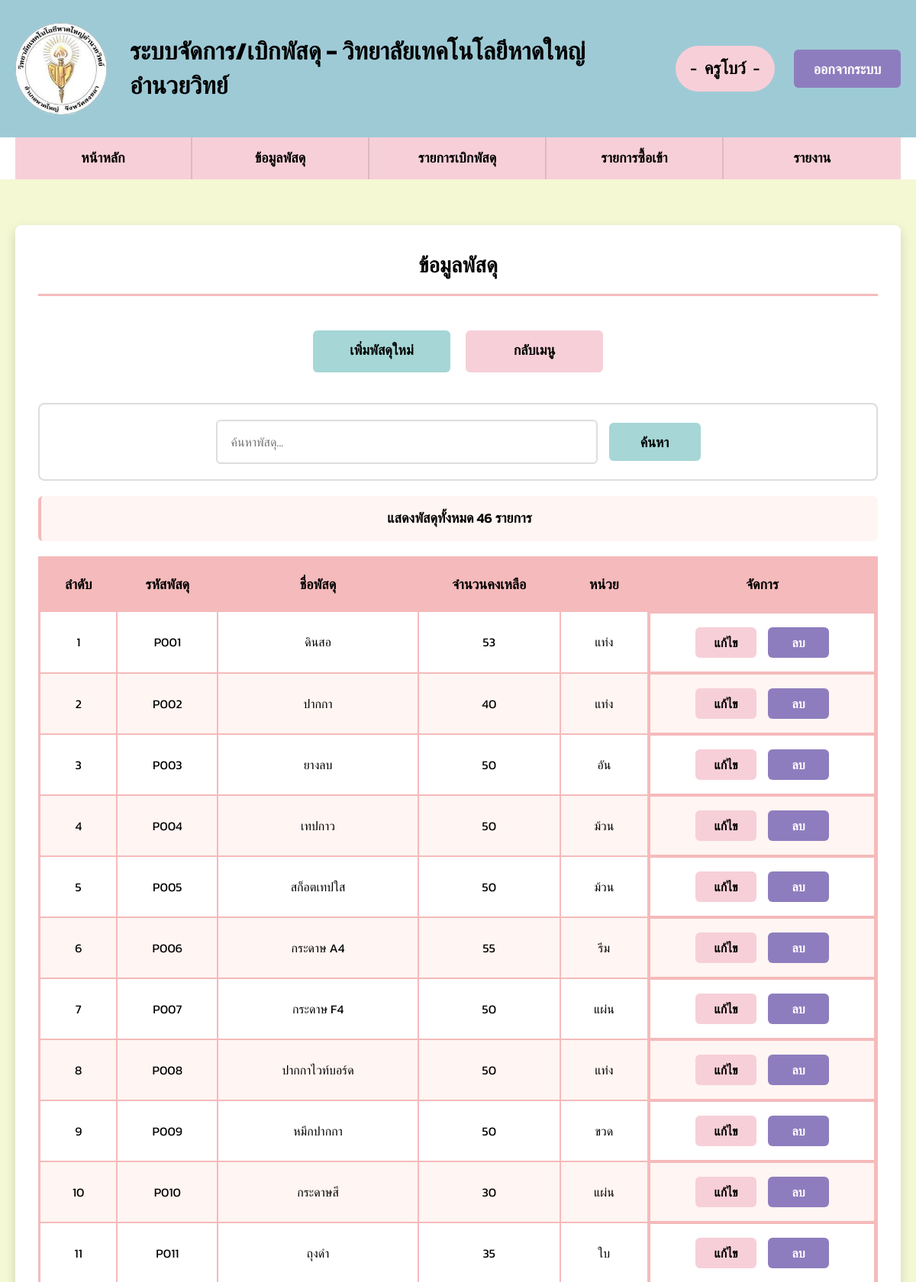
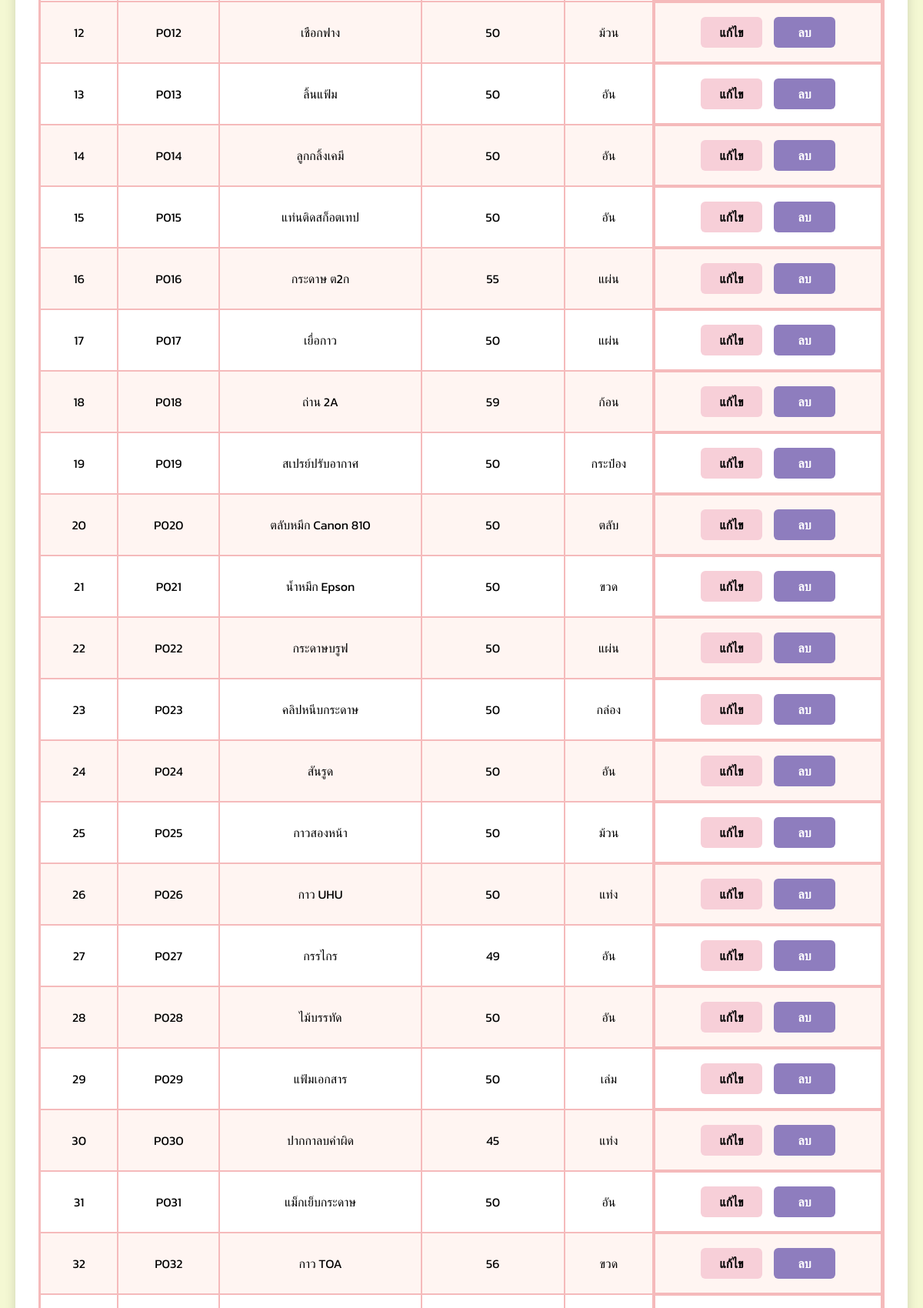
Screenshot of /item.php (signed in, upper part) with the database file from the repository (2 pictures, top to bottom).
### tables this page shows
CREATE TABLE `item` (
  `Item_ID` varchar(5) NOT NULL COMMENT 'รหัสพัสดุ',
  `Item_Name` varchar(30) NOT NULL COMMENT 'ชื่อพัสดุ',
  `Unit` varchar(20) NOT NULL COMMENT 'หน่วยนับ',
  `Item_Total` int(5) NOT NULL COMMENT 'ยอดคงเหลือ'
);

### item.php (the view, shortened to what this page needs)
<?php
require_once 'config.php';
$search = isset($_GET['search']) ? trim($_GET['search']) : '';
$items = [];
$highlight_item_id = null;
try {
    if (!empty($search)) {
        $stmt = $conn->prepare("SELECT * FROM item WHERE Item_Name LIKE :search ORDER BY Item_ID");
        $stmt->execute([':search' => '%' . $search . '%']);
        $items = $stmt->fetchAll(PDO::FETCH_ASSOC);
    } else {
        $stmt = $conn->prepare("SELECT * FROM item ORDER BY Item_ID");
        $stmt->execute();
        $items = $stmt->fetchAll(PDO::FETCH_ASSOC);
    }
} catch(PDOException $e) {
    $error = "เกิดข้อผิดพลาดในการดึงข้อมูล";
}
require_once 'header.php';
?>
<div class="table-container">
    <h2 class="table-title">ข้อมูลพัสดุ</h2>
    <div class="button-container">
        <a href="add_item.php" class="add-form-btn">เพิ่มพัสดุใหม่</a>
        <a href="dashboard.php" class="back-btn">กลับเมนู</a>
    </div>
    <div class="search-container">
        <form method="GET" action="item.php" class="search-form">
            <input type="text" name="search" placeholder="ค้นหาพัสดุ..." value="<?php echo htmlspecialchars($search); ?>" class="search-input">
            <button type="submit" class="search-btn">ค้นหา</button>
        </form>
    </div>
    <?php if (count($items) > 0): ?>
        <div class="search-results-info">
            <?php echo !empty($search) ? "พบ " . count($items) . " รายการ" : "แสดงพัสดุทั้งหมด " . count($items) . " รายการ"; ?>
        </div>
        <table class="data-table">
            <thead>
                <tr>
                    <th>ลำดับ</th>
                    <th>รหัสพัสดุ</th>
                    <th>ชื่อพัสดุ</th>
                    <th>จำนวนคงเหลือ</th>
                    <th>หน่วย</th>
                    <th>จัดการ</th>
                </tr>
            </thead>
            <tbody>
                <?php foreach ($items as $index => $item): ?>
    <tr class="<?php echo ($highlight_item_id == $item['Item_ID']) ? 'highlight-row' : ''; ?>">
        <td><?php echo $index + 1; ?></td>
                        <td><?php echo htmlspecialchars($item['Item_ID']); ?></td>
                        <td><?php echo htmlspecialchars($item['Item_Name']); ?></td>
                        <td><?php echo htmlspecialchars($item['Item_Total']); ?></td>
                        <td><?php echo htmlspecialchars($item['Unit']); ?></td>
                        <td class="management-buttons">
                            <a href="edit_item.php?item_id=<?php echo htmlspecialchars($item['Item_ID']); ?>" class="edit-btn">แก้ไข</a>
                            <a href="item_delete.php?id=<?php echo urlencode($item['Item_ID']); ?>" class="delete-btn" onclick="return confirm('ยืนยันการลบพัสดุนี้?')">ลบ</a>
                        </td>
                    </tr>
                <?php endforeach; ?>
            </tbody>
        </table>
    <?php endif; ?>
</div>
<?php require_once 'footer.php'; ?>

### style.css (style rules this page uses)
* { margin: 0; padding: 0; box-sizing: border-box; font-family: "Kanit", sans-serif; }
body { background-color: #F4F8D3; color: #000000; display: flex; flex-direction: column; min-height: 100vh; line-height: 1.6; font-size: 16px; }
.add-form-btn { display: inline-block; padding: 12px 30px; background-color: #A6D6D6; color: #000000; border: none; border-radius: 6px; cursor: pointer; font-size: 18px; text-align: center; text-decoration: none; font-weight: 600; min-width: 180px; height: 55px; transition: all 0.3s; }
.back-btn { display: inline-block; padding: 12px 30px; background-color: #F7CFD8; color: #000000; border: none; border-radius: 6px; cursor: pointer; font-size: 18px; text-align: center; text-decoration: none; font-weight: 600; min-width: 180px; height: 55px; transition: all 0.3s; }
.edit-btn { background-color: #F7CFD8; color: #000000; padding: 8px 20px; border: none; border-radius: 6px; cursor: pointer; font-size: 16px; text-decoration: none; font-weight: 600; min-width: 80px; height: 40px; transition: all 0.3s; }
.delete-btn { background-color: #8E7DBE; color: #FFFFFF; padding: 8px 20px; border: none; border-radius: 6px; cursor: pointer; font-size: 16px; text-decoration: none; font-weight: 600; min-width: 80px; height: 40px; transition: all 0.3s; }
.search-btn { padding: 12px 25px; background-color: #A6D6D6; color: #000000; border: none; border-radius: 6px; cursor: pointer; font-size: 18px; font-weight: 600; min-width: 120px; height: 50px; transition: all 0.3s; }
.button-container { text-align: center; margin: 20px 0; padding: 20px; display: flex; justify-content: center; align-items: center; gap: 20px; flex-wrap: wrap; }
.management-buttons { display: flex; gap: 15px; justify-content: center; align-items: center; }
.table-container { background-color: #FFFFFF; border-radius: 8px; padding: 30px; box-shadow: 0 6px 15px rgba(0,0,0,0.15); width: 100%; max-width: 1600px; margin: 30px auto; overflow-x: visible !important; }
.table-title { text-align: center; margin-bottom: 25px; padding-bottom: 15px; border-bottom: 3px solid #F5BABB; color: #000000; font-size: 28px; font-weight: 700; }
.data-table { width: 100%; border-collapse: collapse; margin: 15px 0; border: 3px solid #F5BABB; font-size: 16px; min-width: 1000px; }
.data-table th, .data-table td { padding: 18px; text-align: center; border: 2px solid #F5BABB; color: #000000; vertical-align: middle; font-size: 16px; }
.data-table th { background-color: #F5BABB; color: #000000; font-weight: 700; font-size: 18px; padding: 20px 18px; }
.data-table tr:nth-child(even) { background-color: #FFF5F2; }
.search-container { text-align: center; margin: 20px auto; padding: 20px; background-color: #FFFFFF; border-radius: 8px; border: 2px solid #DDDDDD; max-width: 1600px; width: 100%; }
.search-form { display: flex; justify-content: center; align-items: center; gap: 15px; max-width: 700px; margin: 0 auto; }
.search-input { flex: 1; max-width: 500px; padding: 15px 18px; border: 2px solid #DDDDDD; border-radius: 6px; font-size: 16px; min-height: 50px; }
.search-results-info { background-color: #FFF5F2; padding: 15px; border-radius: 6px; margin-bottom: 20px; border-left: 4px solid #F5BABB; font-size: 18px; color: #000000; text-align: center; font-weight: 600; }
@media (max-width: 1920px) { .table-container { max-width: 1500px; } }

### rows the page displays
item: Item_ID "P001", Item_Name "ดินสอ", Item_Total "53", Unit "แท่ง"
item: Item_ID "P002", Item_Name "ปากกา", Item_Total "40", Unit "แท่ง"
item: Item_ID "P003", Item_Name "ยางลบ", Item_Total "50", Unit "อัน"
item: Item_ID "P004", Item_Name "เทปกาว", Item_Total "50", Unit "ม้วน"
item: Item_ID "P005", Item_Name "สก็อตเทปใส", Item_Total "50", Unit "ม้วน"
item: Item_ID "P006", Item_Name "กระดาษ A4", Item_Total "55", Unit "รีม"
item: Item_ID "P007", Item_Name "กระดาษ F4", Item_Total "50", Unit "แผ่น"
item: Item_ID "P008", Item_Name "ปากกาไวท์บอร์ด", Item_Total "50", Unit "แท่ง"
item: Item_ID "P009", Item_Name "หมึกปากกา", Item_Total "50", Unit "ขวด"
item: Item_ID "P010", Item_Name "กระดาษสี", Item_Total "30", Unit "แผ่น"
item: Item_ID "P011", Item_Name "ถุงดำ", Item_Total "35", Unit "ใบ"
item: Item_ID "P012", Item_Name "เชือกฟาง", Item_Total "50", Unit "ม้วน"
item: Item_ID "P013", Item_Name "ลิ้นแฟ้ม", Item_Total "50", Unit "อัน"
item: Item_ID "P014", Item_Name "ลูกกลิ้งเคมี", Item_Total "50", Unit "อัน"
item: Item_ID "P015", Item_Name "แท่นติดสก็อตเทป", Item_Total "50", Unit "อัน"
item: Item_ID "P016", Item_Name "กระดาษ ต2ก", Item_Total "55", Unit "แผ่น"
item: Item_ID "P017", Item_Name "เยื่อกาว", Item_Total "50", Unit "แผ่น"
item: Item_ID "P018", Item_Name "ถ่าน 2A", Item_Total "59", Unit "ก้อน"
item: Item_ID "P019", Item_Name "สเปรย์ปรับอากาศ", Item_Total "50", Unit "กระป๋อง"
item: Item_ID "P020", Item_Name "ตลับหมึก Canon 810", Item_Total "50", Unit "ตลับ"
item: Item_ID "P021", Item_Name "น้ำหมึก Epson", Item_Total "50", Unit "ขวด"
item: Item_ID "P022", Item_Name "กระดาษบรูฟ", Item_Total "50", Unit "แผ่น"
item: Item_ID "P023", Item_Name "คลิปหนีบกระดาษ", Item_Total "50", Unit "กล่อง"
item: Item_ID "P024", Item_Name "สันรูด", Item_Total "50", Unit "อัน"
item: Item_ID "P025", Item_Name "กาวสองหน้า", Item_Total "50", Unit "ม้วน"
item: Item_ID "P026", Item_Name "กาว UHU", Item_Total "50", Unit "แท่ง"
item: Item_ID "P027", Item_Name "กรรไกร", Item_Total "49", Unit "อัน"
item: Item_ID "P028", Item_Name "ไม้บรรทัด", Item_Total "50", Unit "อัน"
item: Item_ID "P029", Item_Name "แฟ้มเอกสาร", Item_Total "50", Unit "เล่ม"
item: Item_ID "P030", Item_Name "ปากกาลบคำผิด", Item_Total "45", Unit "แท่ง"
item: Item_ID "P031", Item_Name "แม็กเย็บกระดาษ", Item_Total "50", Unit "อัน"
item: Item_ID "P032", Item_Name "กาว TOA", Item_Total "56", Unit "ขวด"

### other values shown
$display_name "ครูโบว์"
count($items) "46"
